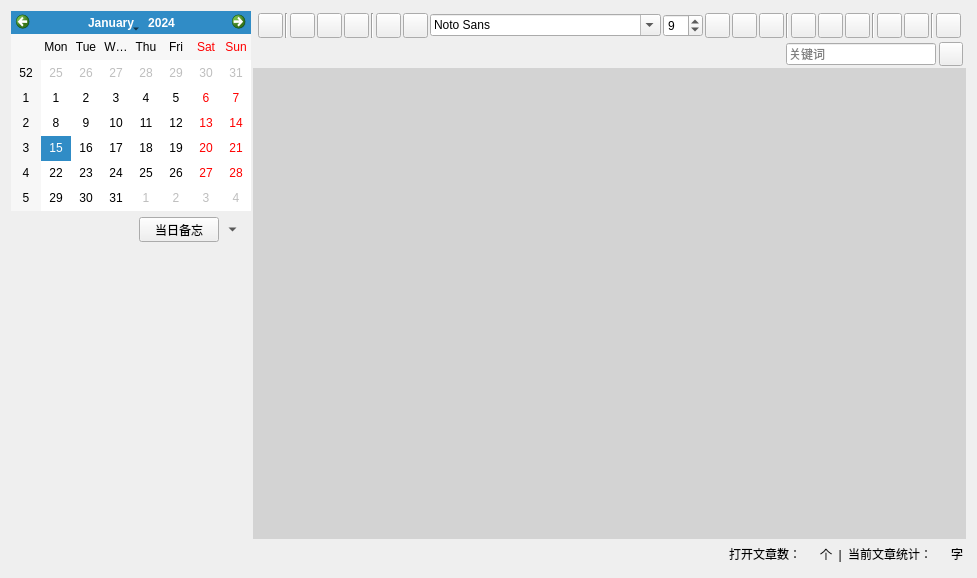
<?xml version="1.0" encoding="UTF-8"?>
<ui version="4.0">
 <class>memoWidget</class>
 <widget class="QWidget" name="memoWidget">
  <property name="geometry">
   <rect>
    <x>0</x>
    <y>0</y>
    <width>972</width>
    <height>578</height>
   </rect>
  </property>
  <property name="windowTitle">
   <string>Form</string>
  </property>
  <layout class="QHBoxLayout" name="horizontalLayout" stretch="3,9">
   <property name="spacing">
    <number>2</number>
   </property>
   <item>
    <widget class="QWidget" name="widget_4" native="true">
     <property name="maximumSize">
      <size>
       <width>340</width>
       <height>16777215</height>
      </size>
     </property>
     <layout class="QVBoxLayout" name="verticalLayout" stretch="2,0,9">
      <property name="spacing">
       <number>0</number>
      </property>
      <property name="leftMargin">
       <number>0</number>
      </property>
      <property name="topMargin">
       <number>0</number>
      </property>
      <property name="rightMargin">
       <number>0</number>
      </property>
      <property name="bottomMargin">
       <number>0</number>
      </property>
      <item>
       <widget class="QCalendarWidget" name="calendarWidget">
        <property name="minimumSize">
         <size>
          <width>240</width>
          <height>200</height>
         </size>
        </property>
        <property name="maximumSize">
         <size>
          <width>340</width>
          <height>16777215</height>
         </size>
        </property>
        <property name="font">
         <font>
          <family>Microsoft YaHei UI</family>
         </font>
        </property>
        <property name="styleSheet">
         <string notr="true">/*顶部导航区域*/
#qt_calendar_navigationbar {
    background-color: #F95D5C;
    min-height: 30px;
}
/*上一个月按钮和下一个月按钮(从源码里找到的objectName)*/
#qt_calendar_prevmonth, #qt_calendar_nextmonth {
    border: none; /*去掉边框*/
    /*margin-top: 64px;*/
    color: white;
    min-width: 24px;
    max-width: 24px;
    min-height: 24px;
    max-height: 24px;
    border-radius: 12px; /*看来近似椭圆*/
    font-weight: bold; /*字体加粗*/
    qproperty-icon: none; /*去掉默认的方向键图片，当然也可以自定义*/
    background-color: transparent;/*背景颜色透明*/
}
#qt_calendar_prevmonth {
    qproperty-text: &quot;&lt;&quot;; /*修改按钮的文字*/
}
#qt_calendar_nextmonth {
    qproperty-text: &quot;&gt;&quot;;
}
#qt_calendar_prevmonth:hover, #qt_calendar_nextmonth:hover {
    background-color: rgba(225, 225, 225, 100);
}
#qt_calendar_prevmonth:pressed, #qt_calendar_nextmonth:pressed {
    background-color: rgba(235, 235, 235, 100);
}


/*年,月控件*/
#qt_calendar_yearbutton, #qt_calendar_monthbutton {
    color: white;
    /*margin: 18px;*/
    min-width: 60px;
    border-radius: 8px;
}
#qt_calendar_yearbutton:hover, #qt_calendar_monthbutton:hover {
    background-color: rgba(225, 225, 225, 100);
}
#qt_calendar_yearbutton:pressed, #qt_calendar_monthbutton:pressed {
    background-color: rgba(235, 235, 235, 100);
}


/*年份输入框*/
#qt_calendar_yearedit {
    min-width: 50px;
    color: white;
    background: transparent;/*让输入框背景透明*/
}
#qt_calendar_yearedit::up-button { /*往上的按钮*/
    width: 20px;
    subcontrol-position: right;/*移动到右边*/
}
#qt_calendar_yearedit::down-button { /*往下的按钮*/
    width: 20px;
    subcontrol-position: left; /*移动到左边去*/
}


/*月份选择菜单*/
CalendarWidget&gt;QToolButton&gt;QMenu {
     background-color: white;
}
CalendarWidget QToolButton QMenu::item {
    padding: 10px;
}
CalendarWidget&gt;QToolButton&gt;QMenu::item:selected:enabled {
    background-color: #F95D5C;
}
CalendarWidget QToolButton::menu-indicator {
    /*image: none;去掉月份选择下面的小箭头*/
    subcontrol-position: right top;/*右边居中*/
}


/*下方的日历表格*/
#qt_calendar_calendarview {
    outline: 0px;/*去掉选中后的虚线框*/
    selection-background-color: #F95D5C; /*选中背景颜色*/
}

</string>
        </property>
       </widget>
      </item>
      <item>
       <widget class="QWidget" name="widget" native="true">
        <property name="styleSheet">
         <string notr="true">QWidget&gt;QPushButton{
	background-color: #d1d1d1;
	border-radius:3px;
}
QWidget&gt;QPushButton:hover{
	background-color: #ababab;
}
QWidget&gt;QPushButton:pressed{
	background-color: #ababab;
	background:#c0d5d6;
}
QWidget&gt;QToolButton{
	background-color: #d1d1d1;
	border-radius:3px;
}
QWidget&gt;QToolButton:hover{
	background-color: #ababab;
}
QWidget&gt;QToolButton:pressed{
	background-color: #ababab;
	background:#c0d5d6;
}</string>
        </property>
        <layout class="QHBoxLayout" name="horizontalLayout_4">
         <property name="spacing">
          <number>1</number>
         </property>
         <property name="leftMargin">
          <number>6</number>
         </property>
         <property name="topMargin">
          <number>6</number>
         </property>
         <property name="rightMargin">
          <number>6</number>
         </property>
         <property name="bottomMargin">
          <number>6</number>
         </property>
         <item>
          <spacer name="horizontalSpacer_5">
           <property name="orientation">
            <enum>Qt::Horizontal</enum>
           </property>
           <property name="sizeHint" stdset="0">
            <size>
             <width>128</width>
             <height>20</height>
            </size>
           </property>
          </spacer>
         </item>
         <item>
          <widget class="QPushButton" name="addTodayButton">
           <property name="minimumSize">
            <size>
             <width>80</width>
             <height>25</height>
            </size>
           </property>
           <property name="maximumSize">
            <size>
             <width>80</width>
             <height>25</height>
            </size>
           </property>
           <property name="font">
            <font>
             <family>Microsoft YaHei UI</family>
            </font>
           </property>
           <property name="toolTip">
            <string>新增今日备忘</string>
           </property>
           <property name="text">
            <string>当日备忘</string>
           </property>
          </widget>
         </item>
         <item>
          <widget class="QToolButton" name="showMenuButton">
           <property name="minimumSize">
            <size>
             <width>25</width>
             <height>25</height>
            </size>
           </property>
           <property name="maximumSize">
            <size>
             <width>25</width>
             <height>25</height>
            </size>
           </property>
           <property name="toolTip">
            <string>菜单</string>
           </property>
           <property name="styleSheet">
            <string notr="true">QToolButton::menu-indicator { image: None; }</string>
           </property>
           <property name="text">
            <string/>
           </property>
           <property name="popupMode">
            <enum>QToolButton::InstantPopup</enum>
           </property>
           <property name="toolButtonStyle">
            <enum>Qt::ToolButtonFollowStyle</enum>
           </property>
           <property name="autoRaise">
            <bool>true</bool>
           </property>
           <property name="arrowType">
            <enum>Qt::DownArrow</enum>
           </property>
          </widget>
         </item>
        </layout>
       </widget>
      </item>
      <item>
       <widget class="QTreeWidget" name="treeWidget">
        <property name="maximumSize">
         <size>
          <width>340</width>
          <height>16777215</height>
         </size>
        </property>
        <property name="font">
         <font>
          <pointsize>10</pointsize>
         </font>
        </property>
        <property name="styleSheet">
         <string notr="true">QTreeWidget{
	border:none;
	background-color: rgba(209, 209, 209, 0);
}</string>
        </property>
        <property name="autoScrollMargin">
         <number>8</number>
        </property>
        <property name="editTriggers">
         <set>QAbstractItemView::NoEditTriggers</set>
        </property>
        <property name="selectionBehavior">
         <enum>QAbstractItemView::SelectItems</enum>
        </property>
        <property name="wordWrap">
         <bool>true</bool>
        </property>
        <property name="expandsOnDoubleClick">
         <bool>false</bool>
        </property>
        <attribute name="headerVisible">
         <bool>false</bool>
        </attribute>
        <column>
         <property name="text">
          <string notr="true">1</string>
         </property>
        </column>
       </widget>
      </item>
     </layout>
    </widget>
   </item>
   <item>
    <widget class="QStackedWidget" name="stackedWidget">
     <property name="currentIndex">
      <number>1</number>
     </property>
     <widget class="QWidget" name="page">
      <layout class="QVBoxLayout" name="verticalLayout_2">
       <property name="spacing">
        <number>2</number>
       </property>
       <property name="leftMargin">
        <number>0</number>
       </property>
       <property name="topMargin">
        <number>0</number>
       </property>
       <property name="rightMargin">
        <number>0</number>
       </property>
       <property name="bottomMargin">
        <number>0</number>
       </property>
       <item>
        <layout class="QHBoxLayout" name="horizontalLayout_5">
         <item>
          <widget class="QLabel" name="dirLabel">
           <property name="font">
            <font>
             <family>Microsoft YaHei UI</family>
             <pointsize>10</pointsize>
            </font>
           </property>
           <property name="text">
            <string/>
           </property>
          </widget>
         </item>
         <item>
          <widget class="QLabel" name="label_2">
           <property name="font">
            <font>
             <family>Microsoft YaHei UI</family>
             <pointsize>10</pointsize>
            </font>
           </property>
           <property name="text">
            <string>的备忘（共</string>
           </property>
          </widget>
         </item>
         <item>
          <widget class="QLabel" name="countLabel">
           <property name="font">
            <font>
             <family>Microsoft YaHei UI</family>
             <pointsize>10</pointsize>
            </font>
           </property>
           <property name="text">
            <string>0</string>
           </property>
          </widget>
         </item>
         <item>
          <widget class="QLabel" name="label_5">
           <property name="font">
            <font>
             <family>Microsoft YaHei UI</family>
             <pointsize>10</pointsize>
            </font>
           </property>
           <property name="text">
            <string>篇）</string>
           </property>
          </widget>
         </item>
         <item>
          <spacer name="horizontalSpacer_8">
           <property name="orientation">
            <enum>Qt::Horizontal</enum>
           </property>
           <property name="sizeHint" stdset="0">
            <size>
             <width>40</width>
             <height>20</height>
            </size>
           </property>
          </spacer>
         </item>
        </layout>
       </item>
       <item>
        <widget class="QTableWidget" name="fileTableWidget">
         <property name="minimumSize">
          <size>
           <width>708</width>
           <height>0</height>
          </size>
         </property>
         <property name="styleSheet">
          <string notr="true">QHeaderView::section{
	background: rgba(209, 209, 209, 90);
}</string>
         </property>
         <property name="editTriggers">
          <set>QAbstractItemView::NoEditTriggers</set>
         </property>
         <property name="alternatingRowColors">
          <bool>true</bool>
         </property>
         <property name="showGrid">
          <bool>true</bool>
         </property>
         <attribute name="horizontalHeaderCascadingSectionResizes">
          <bool>false</bool>
         </attribute>
         <attribute name="horizontalHeaderMinimumSectionSize">
          <number>50</number>
         </attribute>
         <attribute name="horizontalHeaderDefaultSectionSize">
          <number>140</number>
         </attribute>
         <attribute name="horizontalHeaderStretchLastSection">
          <bool>true</bool>
         </attribute>
         <column>
          <property name="text">
           <string>id</string>
          </property>
          <property name="textAlignment">
           <set>AlignCenter</set>
          </property>
         </column>
         <column>
          <property name="text">
           <string>标题</string>
          </property>
          <property name="font">
           <font>
            <family>Microsoft YaHei UI</family>
           </font>
          </property>
          <property name="textAlignment">
           <set>AlignCenter</set>
          </property>
         </column>
         <column>
          <property name="text">
           <string>日期</string>
          </property>
          <property name="font">
           <font>
            <family>Microsoft YaHei UI</family>
           </font>
          </property>
          <property name="textAlignment">
           <set>AlignCenter</set>
          </property>
         </column>
         <column>
          <property name="text">
           <string>摘要</string>
          </property>
          <property name="font">
           <font>
            <family>Microsoft YaHei UI</family>
           </font>
          </property>
          <property name="textAlignment">
           <set>AlignCenter</set>
          </property>
         </column>
        </widget>
       </item>
      </layout>
     </widget>
     <widget class="QWidget" name="page_2">
      <layout class="QVBoxLayout" name="verticalLayout_4">
       <property name="spacing">
        <number>2</number>
       </property>
       <property name="leftMargin">
        <number>0</number>
       </property>
       <property name="topMargin">
        <number>0</number>
       </property>
       <property name="rightMargin">
        <number>0</number>
       </property>
       <property name="bottomMargin">
        <number>0</number>
       </property>
       <item>
        <widget class="QWidget" name="widget_3" native="true">
         <property name="minimumSize">
          <size>
           <width>0</width>
           <height>29</height>
          </size>
         </property>
         <property name="maximumSize">
          <size>
           <width>16777215</width>
           <height>29</height>
          </size>
         </property>
         <property name="styleSheet">
          <string notr="true">QWidget&gt;QPushButton{
	border:none;
}
QWidget&gt;QPushButton:hover{
	background:#c0d5d6;
}
QWidget&gt;QPushButton:pressed{
	border:1px solid white;
	background:#c0d5d6;
}</string>
         </property>
         <layout class="QHBoxLayout" name="horizontalLayout_2">
          <property name="spacing">
           <number>2</number>
          </property>
          <property name="leftMargin">
           <number>5</number>
          </property>
          <property name="topMargin">
           <number>2</number>
          </property>
          <property name="rightMargin">
           <number>5</number>
          </property>
          <property name="bottomMargin">
           <number>2</number>
          </property>
          <item>
           <widget class="QPushButton" name="saveButton">
            <property name="minimumSize">
             <size>
              <width>25</width>
              <height>25</height>
             </size>
            </property>
            <property name="maximumSize">
             <size>
              <width>25</width>
              <height>25</height>
             </size>
            </property>
            <property name="toolTip">
             <string>保存</string>
            </property>
            <property name="text">
             <string/>
            </property>
            <property name="icon">
             <iconset resource="../icon/icons.qrc">
              <normaloff>:/icon/save.png</normaloff>:/icon/save.png</iconset>
            </property>
           </widget>
          </item>
          <item>
           <widget class="Line" name="line">
            <property name="orientation">
             <enum>Qt::Vertical</enum>
            </property>
           </widget>
          </item>
          <item>
           <widget class="QPushButton" name="copyButton">
            <property name="minimumSize">
             <size>
              <width>25</width>
              <height>25</height>
             </size>
            </property>
            <property name="maximumSize">
             <size>
              <width>25</width>
              <height>25</height>
             </size>
            </property>
            <property name="text">
             <string/>
            </property>
            <property name="icon">
             <iconset resource="../icon/icons.qrc">
              <normaloff>:/icon/copy.png</normaloff>:/icon/copy.png</iconset>
            </property>
           </widget>
          </item>
          <item>
           <widget class="QPushButton" name="cutButton">
            <property name="minimumSize">
             <size>
              <width>25</width>
              <height>25</height>
             </size>
            </property>
            <property name="maximumSize">
             <size>
              <width>25</width>
              <height>25</height>
             </size>
            </property>
            <property name="text">
             <string/>
            </property>
            <property name="icon">
             <iconset resource="../icon/icons.qrc">
              <normaloff>:/icon/cut.png</normaloff>:/icon/cut.png</iconset>
            </property>
           </widget>
          </item>
          <item>
           <widget class="QPushButton" name="pasteButton">
            <property name="minimumSize">
             <size>
              <width>25</width>
              <height>25</height>
             </size>
            </property>
            <property name="maximumSize">
             <size>
              <width>25</width>
              <height>25</height>
             </size>
            </property>
            <property name="text">
             <string/>
            </property>
            <property name="icon">
             <iconset resource="../icon/icons.qrc">
              <normaloff>:/icon/paste.png</normaloff>:/icon/paste.png</iconset>
            </property>
           </widget>
          </item>
          <item>
           <widget class="Line" name="line_2">
            <property name="orientation">
             <enum>Qt::Vertical</enum>
            </property>
           </widget>
          </item>
          <item>
           <widget class="QPushButton" name="revokeButton">
            <property name="minimumSize">
             <size>
              <width>25</width>
              <height>25</height>
             </size>
            </property>
            <property name="maximumSize">
             <size>
              <width>25</width>
              <height>25</height>
             </size>
            </property>
            <property name="text">
             <string/>
            </property>
            <property name="icon">
             <iconset resource="../icon/icons.qrc">
              <normaloff>:/icon/revoke.png</normaloff>:/icon/revoke.png</iconset>
            </property>
           </widget>
          </item>
          <item>
           <widget class="QPushButton" name="resumeButton">
            <property name="minimumSize">
             <size>
              <width>25</width>
              <height>25</height>
             </size>
            </property>
            <property name="maximumSize">
             <size>
              <width>25</width>
              <height>25</height>
             </size>
            </property>
            <property name="text">
             <string/>
            </property>
            <property name="icon">
             <iconset resource="../icon/icons.qrc">
              <normaloff>:/icon/resume.png</normaloff>:/icon/resume.png</iconset>
            </property>
           </widget>
          </item>
          <item>
           <widget class="QFontComboBox" name="fontComboBox">
            <property name="font">
             <font>
              <family>Microsoft YaHei UI</family>
             </font>
            </property>
            <property name="maxCount">
             <number>2147483646</number>
            </property>
            <property name="currentFont">
             <font>
              <family>宋体</family>
             </font>
            </property>
           </widget>
          </item>
          <item>
           <widget class="QSpinBox" name="fontSizeBox">
            <property name="minimumSize">
             <size>
              <width>40</width>
              <height>23</height>
             </size>
            </property>
            <property name="maximumSize">
             <size>
              <width>100</width>
              <height>16777215</height>
             </size>
            </property>
            <property name="toolTip">
             <string>字体大小</string>
            </property>
            <property name="value">
             <number>9</number>
            </property>
           </widget>
          </item>
          <item>
           <widget class="QPushButton" name="bordButton">
            <property name="minimumSize">
             <size>
              <width>25</width>
              <height>25</height>
             </size>
            </property>
            <property name="maximumSize">
             <size>
              <width>25</width>
              <height>25</height>
             </size>
            </property>
            <property name="toolTip">
             <string>加粗</string>
            </property>
            <property name="text">
             <string/>
            </property>
            <property name="icon">
             <iconset resource="../icon/icons.qrc">
              <normaloff>:/icon/bold.png</normaloff>:/icon/bold.png</iconset>
            </property>
           </widget>
          </item>
          <item>
           <widget class="QPushButton" name="ItalicButton">
            <property name="minimumSize">
             <size>
              <width>25</width>
              <height>25</height>
             </size>
            </property>
            <property name="maximumSize">
             <size>
              <width>25</width>
              <height>25</height>
             </size>
            </property>
            <property name="toolTip">
             <string>斜体</string>
            </property>
            <property name="text">
             <string/>
            </property>
            <property name="icon">
             <iconset resource="../icon/icons.qrc">
              <normaloff>:/icon/Italic.png</normaloff>:/icon/Italic.png</iconset>
            </property>
           </widget>
          </item>
          <item>
           <widget class="QPushButton" name="underlineButton">
            <property name="minimumSize">
             <size>
              <width>25</width>
              <height>25</height>
             </size>
            </property>
            <property name="maximumSize">
             <size>
              <width>25</width>
              <height>25</height>
             </size>
            </property>
            <property name="toolTip">
             <string>xia下划线</string>
            </property>
            <property name="text">
             <string/>
            </property>
            <property name="icon">
             <iconset resource="../icon/icons.qrc">
              <normaloff>:/icon/underline.png</normaloff>:/icon/underline.png</iconset>
            </property>
           </widget>
          </item>
          <item>
           <widget class="Line" name="line_3">
            <property name="orientation">
             <enum>Qt::Vertical</enum>
            </property>
           </widget>
          </item>
          <item>
           <widget class="QPushButton" name="leftJustButton">
            <property name="minimumSize">
             <size>
              <width>25</width>
              <height>25</height>
             </size>
            </property>
            <property name="maximumSize">
             <size>
              <width>25</width>
              <height>25</height>
             </size>
            </property>
            <property name="toolTip">
             <string>左对齐</string>
            </property>
            <property name="text">
             <string/>
            </property>
            <property name="icon">
             <iconset resource="../icon/icons.qrc">
              <normaloff>:/icon/leftJust.png</normaloff>:/icon/leftJust.png</iconset>
            </property>
           </widget>
          </item>
          <item>
           <widget class="QPushButton" name="centerButton">
            <property name="minimumSize">
             <size>
              <width>25</width>
              <height>25</height>
             </size>
            </property>
            <property name="maximumSize">
             <size>
              <width>25</width>
              <height>25</height>
             </size>
            </property>
            <property name="toolTip">
             <string>居中</string>
            </property>
            <property name="text">
             <string/>
            </property>
            <property name="icon">
             <iconset resource="../icon/icons.qrc">
              <normaloff>:/icon/center.png</normaloff>:/icon/center.png</iconset>
            </property>
           </widget>
          </item>
          <item>
           <widget class="QPushButton" name="rightJustButton">
            <property name="minimumSize">
             <size>
              <width>25</width>
              <height>25</height>
             </size>
            </property>
            <property name="maximumSize">
             <size>
              <width>25</width>
              <height>25</height>
             </size>
            </property>
            <property name="toolTip">
             <string>右对齐</string>
            </property>
            <property name="text">
             <string/>
            </property>
            <property name="icon">
             <iconset resource="../icon/icons.qrc">
              <normaloff>:/icon/rightJust.png</normaloff>:/icon/rightJust.png</iconset>
            </property>
           </widget>
          </item>
          <item>
           <widget class="Line" name="line_4">
            <property name="orientation">
             <enum>Qt::Vertical</enum>
            </property>
           </widget>
          </item>
          <item>
           <widget class="QPushButton" name="fontColorButton">
            <property name="minimumSize">
             <size>
              <width>25</width>
              <height>25</height>
             </size>
            </property>
            <property name="maximumSize">
             <size>
              <width>25</width>
              <height>25</height>
             </size>
            </property>
            <property name="toolTip">
             <string>字体颜色</string>
            </property>
            <property name="text">
             <string/>
            </property>
            <property name="icon">
             <iconset resource="../icon/icons.qrc">
              <normaloff>:/icon/fontColor.png</normaloff>:/icon/fontColor.png</iconset>
            </property>
           </widget>
          </item>
          <item>
           <widget class="QPushButton" name="signlePenButton">
            <property name="minimumSize">
             <size>
              <width>25</width>
              <height>25</height>
             </size>
            </property>
            <property name="maximumSize">
             <size>
              <width>25</width>
              <height>25</height>
             </size>
            </property>
            <property name="toolTip">
             <string>记号笔</string>
            </property>
            <property name="text">
             <string/>
            </property>
            <property name="icon">
             <iconset resource="../icon/icons.qrc">
              <normaloff>:/icon/singlePen.png</normaloff>:/icon/singlePen.png</iconset>
            </property>
           </widget>
          </item>
          <item>
           <widget class="Line" name="line_5">
            <property name="orientation">
             <enum>Qt::Vertical</enum>
            </property>
           </widget>
          </item>
          <item>
           <widget class="QPushButton" name="searchChangeButton">
            <property name="minimumSize">
             <size>
              <width>25</width>
              <height>25</height>
             </size>
            </property>
            <property name="maximumSize">
             <size>
              <width>25</width>
              <height>25</height>
             </size>
            </property>
            <property name="toolTip">
             <string>搜索</string>
            </property>
            <property name="text">
             <string/>
            </property>
            <property name="icon">
             <iconset resource="../icon/icons.qrc">
              <normaloff>:/icon/search.png</normaloff>:/icon/search.png</iconset>
            </property>
           </widget>
          </item>
          <item>
           <spacer name="horizontalSpacer_3">
            <property name="orientation">
             <enum>Qt::Horizontal</enum>
            </property>
            <property name="sizeHint" stdset="0">
             <size>
              <width>40</width>
              <height>20</height>
             </size>
            </property>
           </spacer>
          </item>
         </layout>
        </widget>
       </item>
       <item>
        <widget class="QWidget" name="searchWidget" native="true">
         <property name="styleSheet">
          <string notr="true">QWidget&gt;QLineEdit{
	border:1px solid gray;
    border-radius:10px;
    padding:2px 4px;
}
QWidget&gt;QPushButton{
	border:none;
}
QWidget&gt;QPushButton:hover{
	background:#c0d5d6;
}
QWidget&gt;QPushButton:pressed{
	border:1px solid white;
	background:#c0d5d6;
}</string>
         </property>
         <layout class="QHBoxLayout" name="horizontalLayout_3">
          <property name="spacing">
           <number>3</number>
          </property>
          <property name="leftMargin">
           <number>3</number>
          </property>
          <property name="topMargin">
           <number>0</number>
          </property>
          <property name="rightMargin">
           <number>3</number>
          </property>
          <property name="bottomMargin">
           <number>0</number>
          </property>
          <item>
           <spacer name="horizontalSpacer">
            <property name="orientation">
             <enum>Qt::Horizontal</enum>
            </property>
            <property name="sizeHint" stdset="0">
             <size>
              <width>40</width>
              <height>20</height>
             </size>
            </property>
           </spacer>
          </item>
          <item>
           <widget class="QLineEdit" name="searchLineEdit">
            <property name="maximumSize">
             <size>
              <width>150</width>
              <height>16777215</height>
             </size>
            </property>
            <property name="alignment">
             <set>Qt::AlignLeading|Qt::AlignLeft|Qt::AlignVCenter</set>
            </property>
            <property name="placeholderText">
             <string>关键词</string>
            </property>
           </widget>
          </item>
          <item>
           <widget class="QPushButton" name="searchButton">
            <property name="minimumSize">
             <size>
              <width>24</width>
              <height>24</height>
             </size>
            </property>
            <property name="maximumSize">
             <size>
              <width>24</width>
              <height>24</height>
             </size>
            </property>
            <property name="toolTip">
             <string>搜索</string>
            </property>
            <property name="text">
             <string/>
            </property>
            <property name="icon">
             <iconset resource="../icon/icons.qrc">
              <normaloff>:/icon/search.png</normaloff>:/icon/search.png</iconset>
            </property>
           </widget>
          </item>
         </layout>
        </widget>
       </item>
       <item>
        <widget class="QMdiArea" name="mdiArea">
         <property name="autoFillBackground">
          <bool>false</bool>
         </property>
         <property name="verticalScrollBarPolicy">
          <enum>Qt::ScrollBarAsNeeded</enum>
         </property>
         <property name="horizontalScrollBarPolicy">
          <enum>Qt::ScrollBarAsNeeded</enum>
         </property>
         <property name="background">
          <brush brushstyle="SolidPattern">
           <color alpha="90">
            <red>160</red>
            <green>160</green>
            <blue>160</blue>
           </color>
          </brush>
         </property>
         <property name="documentMode">
          <bool>false</bool>
         </property>
        </widget>
       </item>
       <item>
        <widget class="QWidget" name="widget_2" native="true">
         <layout class="QHBoxLayout" name="horizontalLayout_7">
          <property name="leftMargin">
           <number>3</number>
          </property>
          <property name="topMargin">
           <number>3</number>
          </property>
          <property name="rightMargin">
           <number>3</number>
          </property>
          <property name="bottomMargin">
           <number>3</number>
          </property>
          <item>
           <spacer name="horizontalSpacer_2">
            <property name="orientation">
             <enum>Qt::Horizontal</enum>
            </property>
            <property name="sizeHint" stdset="0">
             <size>
              <width>40</width>
              <height>20</height>
             </size>
            </property>
           </spacer>
          </item>
          <item>
           <widget class="QLabel" name="label_6">
            <property name="font">
             <font>
              <family>Microsoft YaHei UI</family>
             </font>
            </property>
            <property name="text">
             <string>打开文章数：</string>
            </property>
           </widget>
          </item>
          <item>
           <widget class="QLabel" name="windowCountLabel">
            <property name="font">
             <font>
              <family>Microsoft YaHei UI</family>
             </font>
            </property>
            <property name="text">
             <string/>
            </property>
           </widget>
          </item>
          <item>
           <widget class="QLabel" name="label_9">
            <property name="font">
             <font>
              <family>Microsoft YaHei UI</family>
             </font>
            </property>
            <property name="text">
             <string>个  |</string>
            </property>
           </widget>
          </item>
          <item>
           <widget class="QLabel" name="label_4">
            <property name="font">
             <font>
              <family>Microsoft YaHei UI</family>
             </font>
            </property>
            <property name="text">
             <string>当前文章统计：</string>
            </property>
           </widget>
          </item>
          <item>
           <widget class="QLabel" name="articleCountLabel">
            <property name="font">
             <font>
              <family>Microsoft YaHei UI</family>
             </font>
            </property>
            <property name="text">
             <string/>
            </property>
           </widget>
          </item>
          <item>
           <widget class="QLabel" name="label_8">
            <property name="text">
             <string>字</string>
            </property>
           </widget>
          </item>
         </layout>
        </widget>
       </item>
      </layout>
     </widget>
    </widget>
   </item>
  </layout>
 </widget>
 <resources>
  <include location="../icon/icons.qrc"/>
 </resources>
 <connections/>
</ui>
